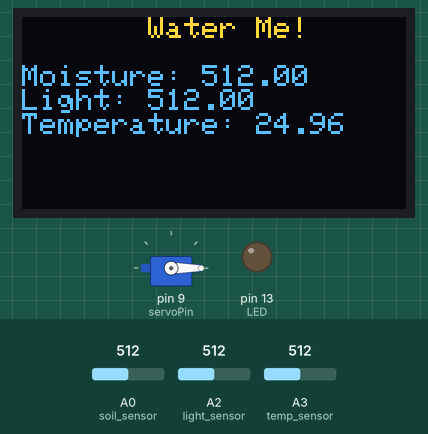
Recording of a sketch running on a simulated Arduino Uno, built with avr-gcc and run on an emulated ATmega328P. On the bench: servo, 128×64 one-colour display, output pins drawn as LEDs (lit = HIGH). The test bench sets the inputs (shaded band); at power-on: A0 (soil_sensor) = 512, A2 (light_sensor) = 512, A3 (temp_sensor) = 512. The OLED is the two-colour kind (top 16 rows yellow); what the sketch prints to the serial monitor is not drawn.

Above: at 1.4 s.
1.5 s: A0 (soil_sensor) set to 488
At 2.1 s:
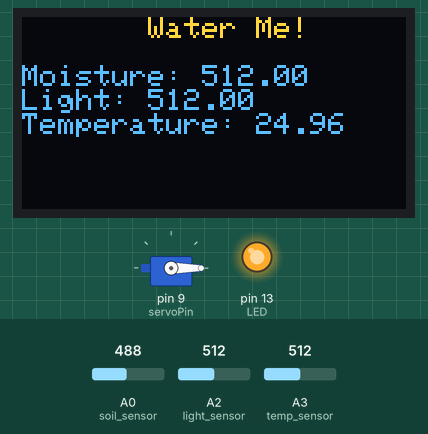
At 8.1 s:
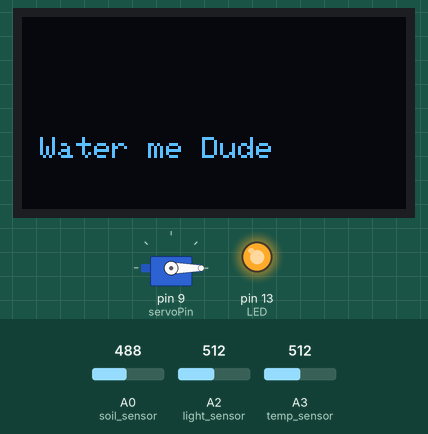
Timing chart, 0 to 9.1 s (numbered marks = the images above; inputs shaded):
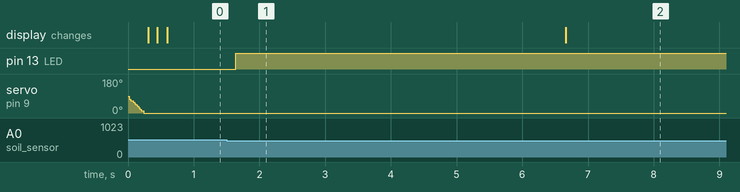

The sketch:

moisture_display.ino
```cpp
#include <SPI.h>
#include <Wire.h>
#include <Adafruit_GFX.h>
#include <Adafruit_SSD1306.h>
#include <SimpleTimer.h>
#include <VarSpeedServo.h>

VarSpeedServo myservo;
SimpleTimer timer;

#define OLED_RESET 4
Adafruit_SSD1306 display(OLED_RESET);

#define NUMFLAKES 10
#define XPOS 0
#define YPOS 1
#define DELTAY 2


#define LOGO16_GLCD_HEIGHT 16
#define LOGO16_GLCD_WIDTH  16


const int soil_sensor = A0;  // Analog input pin that the soil moisture sensor is attached to
const int temp_sensor = A3;
const int light_sensor = A2;
const int LED = 13;
const int servoPin = 9; // the digital pin used for the servo
float moist,light,temp;


#define THERMISTORNOMINAL 10000
// temp. for nominal resistance (almost always 25 C)
#define TEMPERATURENOMINAL 25
// how many samples to take and average, more takes longer
// but is more 'smooth'
#define NUMSAMPLES 5
// The beta coefficient of the thermistor (usually 3000-4000)
#define BCOEFFICIENT 3950
// the value of the 'other' resistor
#define SERIESRESISTOR 10000

#define aref_voltage 3.3

uint16_t samples[NUMSAMPLES];


void repeatMe() {
    Serial.print("Uptime (s): ");
    Serial.println(millis() / 1000);
}


void setup() {
  // initialize serial communications at 9600 bps:
  Serial.begin(9600);
  timer.setInterval(1000, repeatMe);

  pinMode(LED, OUTPUT);  // Set lepPin - 9 pin as an output
  pinMode(light_sensor, INPUT);// Set pResistor - A0 pin as an input (optional)
  pinMode(temp_sensor, INPUT);// Set pResistor - A0 pin as an input (optional)

  myservo.attach(servoPin);  // attaches the servo on pin 9 to the servo object
  myservo.write(0,255,true); // set the intial position of the servo, as fast as possible, wait until done

  analogReference(EXTERNAL);

    // by default, we'll generate the high voltage from the 3.3v line internally! (neat!)
  display.begin(SSD1306_SWITCHCAPVCC, 0x3C);

  display.clearDisplay();

  display.setTextSize(2);
  display.setTextColor(WHITE);
  display.setCursor(0,0);

  //display.println(" Madgayrah");
  display.display();
}


void loop() {
  // read the sensor:
    moist = analogRead(soil_sensor);
    light = analogRead(light_sensor);
    temp = analogRead(temp_sensor);

  //float mv = (temp/1024.0)*5000;
  //float cel = mv/10;

  //float voltage = temp * aref_voltage;
  //voltage /= 1024.0;
  //float temperatureC = (voltage - 0.5) * 100 ;
  //temp = temp * 0.48828125;
  // print the sensor results to the serial monitor:
  //Serial.print("Moisture Value = " );
  //Serial.println(moist);


  uint8_t i;
  float average;

  // take N samples in a row, with a slight delay
  for (i=0; i< NUMSAMPLES; i++) {
   samples[i] = analogRead(temp_sensor);
   delay(10);
  }


  // average all the samples out
  average = 0;
  for (i=0; i< NUMSAMPLES; i++) {
     average += samples[i];
  }
  average /= NUMSAMPLES;

  Serial.print("Average analog reading ");
  Serial.println(average);

  // convert the value to resistance
  average = 1023 / average - 1;
  average = SERIESRESISTOR / average;
  Serial.print("Thermistor resistance ");
  Serial.println(average);

  float steinhart;
  steinhart = average / THERMISTORNOMINAL;     // (R/Ro)
  steinhart = log(steinhart);                  // ln(R/Ro)
  steinhart /= BCOEFFICIENT;                   // 1/B * ln(R/Ro)
  steinhart += 1.0 / (TEMPERATURENOMINAL + 273.15); // + (1/To)
  steinhart = 1.0 / steinhart;                 // Invert
  steinhart -= 273.15;                         // convert to C

  Serial.print("Temperature ");
  Serial.print(steinhart);
  Serial.println(" *C");


  Serial.print("light Value = " );
  Serial.println(light);

  Serial.print("Moist Value = " );
  Serial.println(moist);

   display.clearDisplay();
   display.setTextColor(WHITE);
   display.setCursor(0,0);


   display.println("       Water Me!");
   display.println("");
   display.print("Moisture: ");
   display.setTextSize(1.75);
   display.println(moist);

   display.print("Light: ");
   display.setTextSize(1.75);
   display.println(light);

   display.print("Temperature: ");
   display.setTextSize(1.75);
   display.print(steinhart);

  // delay(0000);
   //if(moist<400){
   // display.clearDisplay();
    //display.setTextSize(2);
    //display.println("Watering");

   //myservo.write(40,255,true);        // move the servo to 180, max speed, wait until done
   //delay(1000);                                   // write(degrees 0-180, speed 1-255, wait to complete true-false)
   //myservo.write(0,30,true);           // move the servo to 180, slow speed, wait until done
   //}

   //else{
    //digitalWrite(LED, LOW);
    //display.clearDisplay();
   //}
     if(moist<500){
    display.clearDisplay();
    digitalWrite(LED, HIGH);   // turn the LED on (HIGH is the voltage level)
    display.setTextSize(1);
    display.print("    Water me Dude");
    delay(5000);
   //myservo.write(40,255,true);        // move the servo to 180, max speed, wait until done
   //delay(4000);                                   // write(degrees 0-180, speed 1-255, wait to complete true-false)
   //myservo.write(0,30,true);           // move the servo to 180, slow speed, wait until done
   //delay(3000);
   }

   else{
    digitalWrite(LED, LOW);
    //display.clearDisplay();
   }


   display.display();
}
```

Measured:
- the behaviour switches between 500 and 499 on A0 (soil_sensor) (found by bisection; images 0 and 1)
- after the input at 1.5 s, pin 13 (LED): LOW → HIGH after 0.14 s
